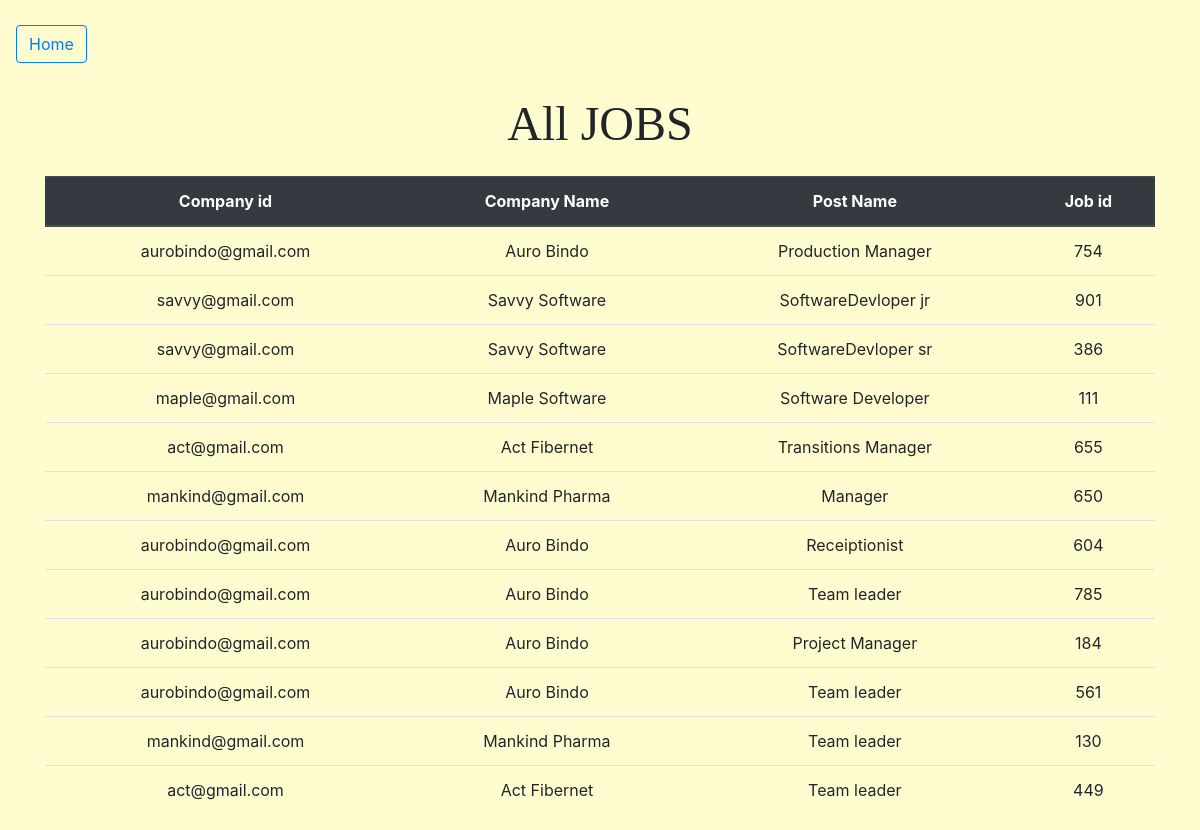
Page /alljobs.php on the committed database.
### tables this page shows
CREATE TABLE `oldjobs` (
  `companyid` varchar(20) NOT NULL,
  `companyname` text NOT NULL,
  `postname` text NOT NULL,
  `jobid` int(10) NOT NULL
);

### alljobs.php (the view, shortened to what this page needs)
<?php
include 'connection.php'
 ?>
<!DOCTYPE html>
<html lang="en" dir="ltr">
  <head>
    <link rel="stylesheet" href="https://stackpath.bootstrapcdn.com/bootstrap/4.3.1/css/bootstrap.min.css">
  </head>
  <body style="background-color:#FFFDD0 ">
  <div class="bg-image" >
      <nav class="navbar navbar-expand-lg #E0FFFF " >
        <br /><br><br>
        <a href="adminhome.php" target="_self" class="navbar-brand"><button type="button" class="btn btn-outline-primary">Home</button></a>
      </nav>
      <div class="blockquote text-center  ">
          <font face = "Monotype Corsiva" size = "18">All JOBS</font>
      </div>
<?php
$sql='SELECT * FROM oldjobs';
$retval = mysqli_query($con,$sql);
if($retval){
    if(mysqli_num_rows($retval) > 0){
      echo "<div class='container text-center' >";
        echo "<table class='table'>";
         echo "<thead class='thead-dark'>";
            echo "<tr>";
            echo "<th>Company id</th>";
            echo "<th>Company Name</th>";
            echo "<th>Post Name</th>";
            echo "<th>Job id</th>";
            echo "</tr>";
            echo "</thead>";
            echo "</div>";
          }
        }
while($ro=mysqli_fetch_array($retval))
{
  echo "<tr>";
                 echo "<td>" . $ro['companyid'] . "</td>";
                 echo "<td>" . $ro['companyname'] . "</td>";
                 echo "<td>" . $ro['postname'] . "</td>";
                 echo "<td>" . $ro['jobid'] . "</td>";
             echo "</tr>";
}
?>
    </div>
</body>
</html>

### rows in the picture
oldjobs: companyid "aurobindo@gmail.com", companyname "Auro Bindo", postname "Production Manager", jobid "754"
oldjobs: companyid "savvy@gmail.com", companyname "Savvy Software", postname "SoftwareDevloper jr", jobid "901"
oldjobs: companyid "savvy@gmail.com", companyname "Savvy Software", postname "SoftwareDevloper sr", jobid "386"
oldjobs: companyid "maple@gmail.com", companyname "Maple Software", postname "Software Developer", jobid "111"
oldjobs: companyid "act@gmail.com", companyname "Act Fibernet", postname "Transitions Manager", jobid "655"
oldjobs: companyid "mankind@gmail.com", companyname "Mankind Pharma", postname "Manager", jobid "650"
oldjobs: companyid "aurobindo@gmail.com", companyname "Auro Bindo", postname "Receiptionist", jobid "604"
oldjobs: companyid "aurobindo@gmail.com", companyname "Auro Bindo", postname "Team leader", jobid "785"
oldjobs: companyid "aurobindo@gmail.com", companyname "Auro Bindo", postname "Project Manager", jobid "184"
oldjobs: companyid "aurobindo@gmail.com", companyname "Auro Bindo", postname "Team leader", jobid "561"
oldjobs: companyid "mankind@gmail.com", companyname "Mankind Pharma", postname "Team leader", jobid "130"
oldjobs: companyid "act@gmail.com", companyname "Act Fibernet", postname "Team leader", jobid "449"
